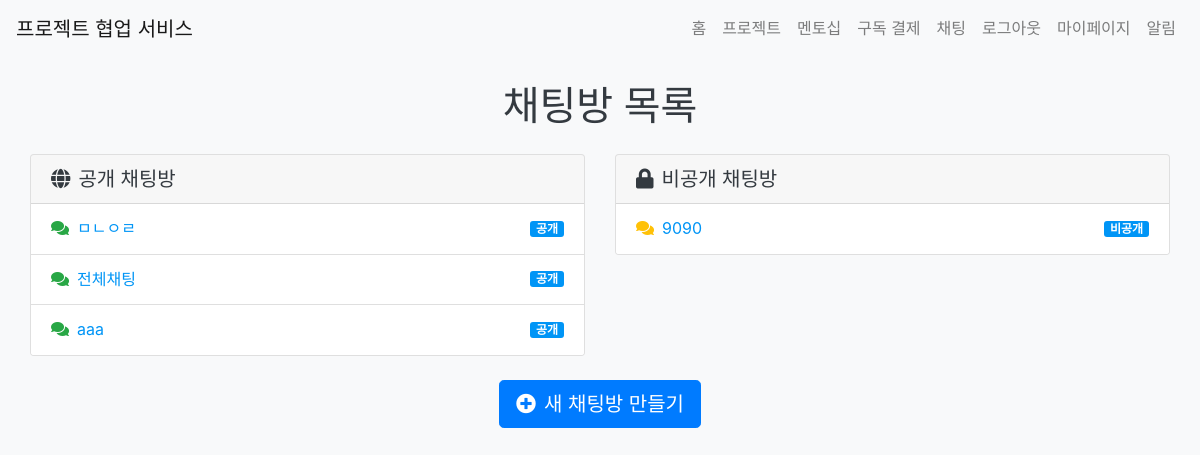
Page /chat/ (signed in) on the committed database.
### app/models.py (models this page shows)
class ChatRoom(db.Model):
    id = db.Column(db.Integer, primary_key=True)
    name = db.Column(db.String(100), nullable=False)
    is_public = db.Column(db.Boolean, default=True)
    created_at = db.Column(db.DateTime, default=datetime.utcnow)
    creator_id = db.Column(db.Integer, db.ForeignKey('user.id'), nullable=False)
    participants = db.relationship('User', secondary='chat_room_participant', back_populates='chat_rooms')
    chat_room_participants = db.relationship('ChatRoomParticipant', back_populates='chat_room')

### app/views/chat.py (the view)
@bp.route('/')
@login_required
def chat_list():
    public_rooms = ChatRoom.query.filter_by(is_public=True).all()
    private_rooms = ChatRoom.query.filter(
        ChatRoom.is_public == False,
        ChatRoom.participants.any(id=current_user.id)
    ).all()
    chat_rooms = public_rooms + private_rooms
    return render_template('chat/chat_list.html', chat_rooms=chat_rooms)

### app/__init__.py (called while the page is built)
@login_manager.user_loader
def load_user(user_id):
    if user_id is not None:
        return User.query.get(int(user_id))
    return None

### app/templates/chat/chat_list.html (shortened to what this page needs)
{% extends "base.html" %}
{% block extra_css %}
    <link rel="stylesheet" href="{{ url_for('static', filename='css/components/forms.css') }}">
    <link rel="stylesheet" href="{{ url_for('static', filename='css/pages/chat.css') }}">
{% endblock %}
{% block content %}
<div class="container mt-4 chat-room-list">
    <h1 class="text-center mb-4">채팅방 목록</h1>
    <div class="row">
        <div class="col-md-6 mb-4">
            <div class="card">
                <div class="card-header public-chat-header">
                    <h2 class="h5 mb-0"><i class="fas fa-globe mr-2"></i>공개 채팅방</h2>
                </div>
                <ul class="list-group list-group-flush">
                    {% for room in chat_rooms if room.is_public %}
                        <li class="list-group-item d-flex justify-content-between align-items-center">
                            <a href="{{ url_for('chat.chat_room', chat_room_id=room.id) }}" class="room-link">
                                <i class="fas fa-comments mr-2 text-success"></i>{{ room.name }}
                            </a>
                            <span class="badge badge-success">공개</span>
                        </li>
                    {% else %}
                        <li class="list-group-item text-muted">
                            <i class="fas fa-info-circle mr-2"></i>공개 채팅방이 없습니다.
                        </li>
                    {% endfor %}
                </ul>
            </div>
        </div>
        <div class="col-md-6 mb-4">
            <div class="card">
                <div class="card-header private-chat-header">
                    <h2 class="h5 mb-0"><i class="fas fa-lock mr-2"></i>비공개 채팅방</h2>
                </div>
                <ul class="list-group list-group-flush">
                    {% for room in chat_rooms if not room.is_public and current_user in room.participants %}
                        <li class="list-group-item d-flex justify-content-between align-items-center">
                            <a href="{{ url_for('chat.chat_room', chat_room_id=room.id) }}" class="room-link">
                                <i class="fas fa-comments mr-2 text-warning"></i>{{ room.name }}
                            </a>
                            <span class="badge badge-warning">비공개</span>
                        </li>
                    {% else %}
                        <li class="list-group-item text-muted">
                            <i class="fas fa-info-circle mr-2"></i>참여 중인 비공개 채팅방이 없습니다.
                        </li>
                    {% endfor %}
                </ul>
            </div>
        </div>
    </div>
    <div class="text-center">
        <a href="{{ url_for('chat.create_chat_room') }}" class="btn btn-primary btn-lg btn-create-room">
            <i class="fas fa-plus-circle mr-2"></i>새 채팅방 만들기
        </a>
    </div>
</div>
{% endblock %}

### app/static/css/main.css (style rules this page uses)
:root { --primary-color: #007bff; --secondary-color: #6c757d; --success-color: #28a745; --danger-color: #dc3545; --warning-color: #ffc107; --info-color: #17a2b8; --light-color: #f8f9fa; --dark-color: #343a40; --font-family-sans-serif: -apple-system, BlinkMacSystemFont, "Segoe UI", Roboto, "Helvetica Neue", Arial, sans-serif; --font-family-monospace: SFMono-Regular, Menlo, Monaco, Consolas, "Liberation Mono", "Courier New", monospace; }
* { margin: 0; padding: 0; box-sizing: border-box; }
body { font-family: var(--font-family-sans-serif); line-height: 1.6; color: var(--dark-color); background-color: var(--light-color); }
.container { width: 100%; max-width: 1200px; margin: 0 auto; padding: 0 15px; }
a { color: var(--primary-color); text-decoration: none; }

### app/static/css/pages/chat.css (style rules this page uses)
:root { --primary-color: #0095f6; --background-color: #fafafa; --border-color: #dbdbdb; --text-color: #262626; --secondary-text-color: #8e8e8e; }
.badge { background-color: var(--primary-color); color: white; padding: 2px 6px; border-radius: 3px; font-size: 12px; margin-left: 8px; }

### rows in the picture
ChatRoom: name "ㅁㄴㅇㄹ"
ChatRoom: name "전체채팅"
ChatRoom: name "aaa"
ChatRoom: name "9090"
